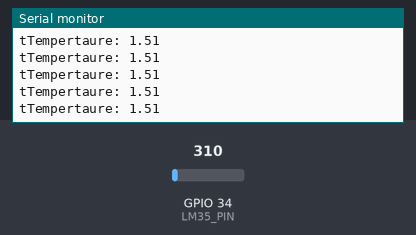
The sketch below on a simulated ESP32. Shown: the last lines printed to the serial monitor. Inputs (shaded band) come from the test bench; at power-on: GPIO 34 (LM35_PIN) = 310. WiFi joins after 1.5 s; servers stay silent unless stated.

Above: at 2.7 s.
2.8 s: GPIO 34 (LM35_PIN) set to 372
At 3.3 s:
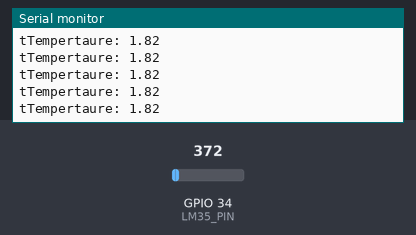
5.8 s: GPIO 34 (LM35_PIN) set to 434
At 6.6 s:
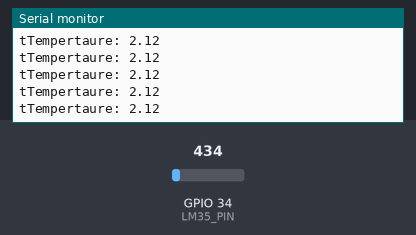
Timing chart, 0 to 8.8 s (numbered marks = the images above; inputs shaded):
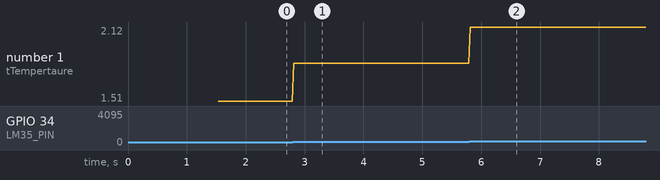

Measured:
- after the input at 2.8 s, the serial monitor: prints a new line at once (image 1)
- after the input at 5.8 s, the serial monitor: prints a new line at once (image 2)
- plotted number 1: 1.51 → 1.82 after the input at 2.8 s, 1.82 → 2.12 after the input at 5.8 s

The sketch:

sketch_dec6a.ino
```cpp
#include <WiFi.h>
#include <Wire.h>  // library for I2C communication

float temp;                           // variable to store temperature value
const char* ssid = "RamilaFacil";     // Tu SSID
const char* password = "1234567890";  //Tu Clave

const int LM35_PIN = 34;

WiFiServer server(80);

String header;

void setup(void) {
  Serial.begin(9600);  //define the baudrate of 9600
  Serial.print("Connecting to Wifi Network");
  Serial.println(ssid);
  WiFi.begin(ssid, password);
  while (WiFi.status() != WL_CONNECTED) {
    delay(500);
    Serial.print(".");
  }
  Serial.println("");
  Serial.println("Successfully connected to WiFi.");
  Serial.println("IP address of ESP32 is : ");
  Serial.println(WiFi.localIP());
  server.begin();
  Serial.println("Server started");
}
void leerTemperatura() {
  // Leemos el valor analógico del pin del sensor
  int valorAnalogico = analogRead(LM35_PIN);

  // Convertimos el valor analógico a temperatura
  temp = (valorAnalogico * 5.0) / 1024.0;

  // Redondeamos la temperatura a dos decimales
  temp = round(temp * 100) / 100;
}
void loop(void) {
  leerTemperatura();

  // this section displays value of adc and temperature on serial monitor
  Serial.print("tTempertaure: ");
  Serial.println(temp);
  Serial.println();
  // This line checks if web client is available or not
  WiFiClient client = server.available();
  // if client is available 'if' condition becomes true
  if (client) {
    Serial.println("Web Client connected ");       //print on serial monitor
    String request = client.readStringUntil('r');  // wait untill http get request ends
    client.println("HTTP/1.1 200 OK");
    client.println("Content-type:text/html");
    client.println("Connection: close");
    client.println();

    // This part send HTML page to web client
    // HTML page contains temperature values
    client.println("<!DOCTYPE html>n");
    client.println("<html>n");
    client.println("<meta name='viewport' content='width=device-width, initial-scale=1.0'>n");
    client.println("<body>n");
    client.println("<h1>WEB SERVER LM35 SENSOR</h1>n");
    client.println("<p style='color:red'>Temperature ='");
    client.println("*C</p>n");
    client.println(temp);
    client.println("<p style='color:red'>Temperature in Farenhite ='");
    client.println(1.8 * temp + 32);
    client.println("*F</p>n");
    client.println("</body></html>");
    client.println();
    Serial.println("Client disconnected.");
    Serial.println("");
  }
}
```
